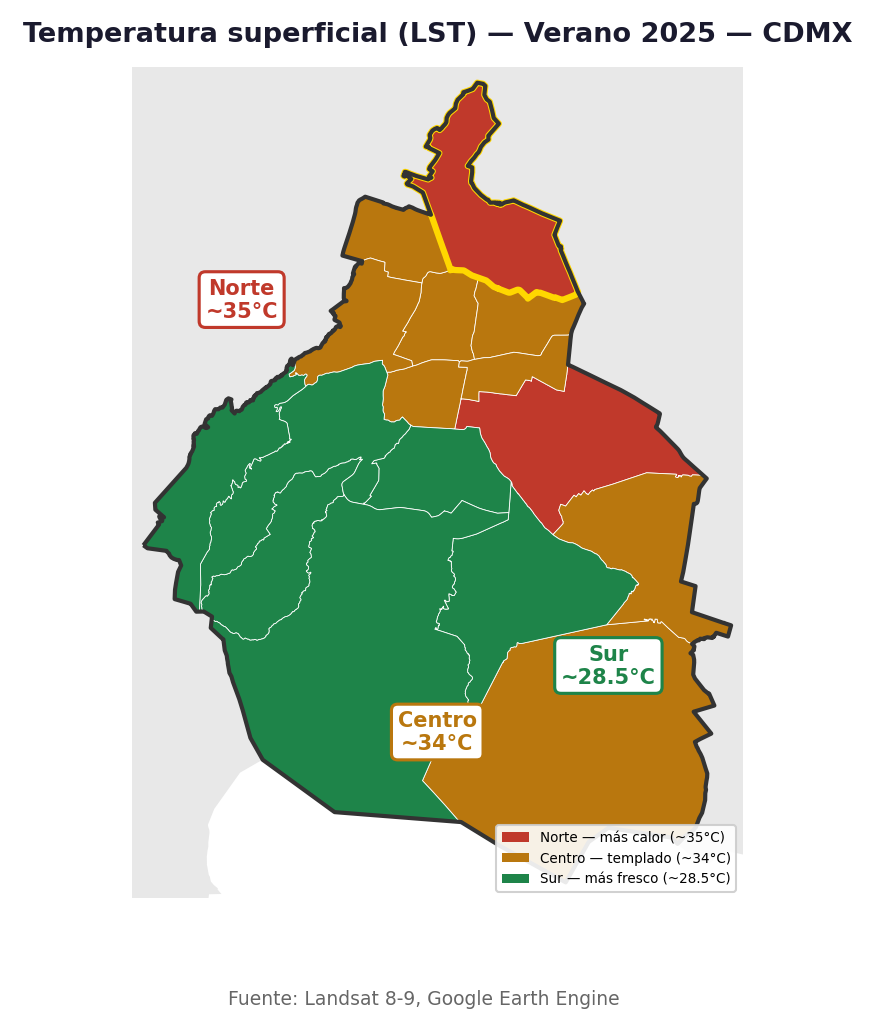
#> input picture outputs/mapas/cdmx/lst_cdmx.png, 874 x 1031 px
$ jupyter execute --allow-errors 05_marginacion.ipynb
#> lines starting #> are read from the running program, lines starting #| are printed output that depends on the picture
# 🧭 Where You Live Determines Your Heat Exposure

**The spatial pattern of marginalization — and what it tells us about who bears the urban heat burden**

*Notebook 5 of 8 · Project: Dos Méxicos Bajo el Mismo Sol*
*Author: Nelly Itzel Rodríguez Ortiz · Last updated: June 2026*

The north of the metro area is up to 8°C hotter than the south. We mapped that in Notebook 01. But the temperature gap isn't an accident of geography — it follows the same lines as social marginalization.

## 🗂️ Where the data comes from

| Source | What we get | Period |
|---|---|---|
| **CONAPO** | Índice de Marginación (IM_2020) by AGEB | 2020 |
| **Landsat 8 / 9** (NASA–USGS) | Land Surface Temperature (LST) | Summer 2025 |
| **INEGI Marco Geoestadístico** | ZMVM boundaries (16 CDMX + 60+ EdoMex municipios) | 2020 |

All preprocessing — CONAPO index aggregation, satellite compositing, boundary clipping — is handled by the `src/` package and stored in the processed CSV.

## 📊 What Is the Marginalization Index?

The **Índice de Marginación (IM_2020)** is a composite measure developed by CONAPO (Consejo Nacional de Población) that captures structural disadvantage at the household level across **nine socioeconomic indicators**:

| Dimension | Indicators |
|-----------|------------|
| **Education** | Population 15+ without primary education, population 15+ illiterate |
| **Housing quality** | Homes with dirt floors, without running water, without drainage, without electricity |
| **Space** | Overcrowding (>2.5 occupants per room) |
| **Goods** | Households without refrigerator, without washing machine |

The result is a continuous index (IM_2020) and a categorical grade (GM_2020) ranging from **Muy bajo** (very low) to **Muy alto** (very high).

> 🔑 **Why does this matter for urban heat?** Marginalization predicts housing quality, tree canopy cover, pavement ratio, and access to cooling infrastructure — all of which directly affect how hot a neighborhood feels.

In this notebook we explore the spatial overlap between marginalization and surface temperature across the ZMVM, focusing on **CDMX + the northern EdoMex corridor** where the temperature gap is most extreme.

## ⚙️ Setup and data loading

[cell 1]
import sys
from pathlib import Path
sys.path.insert(0, str(Path.cwd().parent))

import warnings
warnings.filterwarnings("ignore")

import pandas as pd
import numpy as np
import matplotlib.pyplot as plt
import matplotlib.image as mpimg
from matplotlib import cm
from scipy import stats
import geopandas as gpd

PROJECT_ROOT = Path.cwd().parent

#> (the rest of this cell did not finish here and is left out)

### Aggregating by municipio

The marginalization index is available at the AGEB level, but the temperature data from CONAPO's own classification is a categorical range per AGEB. To get a continuous temperature proxy we parse the midpoint of each range and average by municipio.

[cell 2]
def temp_midpoint(s):
    if pd.isna(s):
        return np.nan
    try:
        parts = str(s).split(" a ")
        return (float(parts[0]) + float(parts[1])) / 2
    except (ValueError, IndexError):
        return np.nan

#> (the rest of this cell did not finish here and is left out)

---
## 🗺️ Mapping marginalization across the ZMVM

The existing marginalization map was produced using the full CONAPO index at the AGEB level. The hottest municipalities (north and east) glow in dark red — they are also the most marginalized.

[cell 3]
import geopandas as gpd
# Load shapefiles and create a combined CDMX + incidencia marginalization map
#> (the rest of this cell did not finish here and is left out)

> 🔍 **The hottest municipalities are also the most marginalized.** The dark-red (hottest) band across the northern and eastern ZMVM — Ecatepec, Nezahualcóyotl, Iztapalapa — corresponds to the highest marginalization scores. The southern green corridor — Coyoacán, Tlalpan, La Magdalena Contreras — sits at the lowest end of both scales.

---
## 📊 Marginalization vs Surface Temperature

If marginalization and heat are truly linked, we should see a clear positive correlation at the municipio level. Each point below represents one municipio; size reflects population.

[cell 4]
fig, ax = plt.subplots(figsize=(10, 7))

#> (the rest of this cell did not finish here and is left out)

> 🔑 **Higher marginalization correlates with higher surface temperatures.** The relationship is statistically significant (p < 0.001) across the metro area. Each point is colored by its marginalization level (dark blue = most marginalized, dark red = least marginalized, matching the map above). The hottest municipios are also the most marginalized.

---
## 📦 Marginalization by Geographic Zone

The spatial divide becomes even clearer when we group municipios into three zones that correspond to the north-south gradient we observed in Notebooks 01–04.

#> (a cell that did not finish here is left out)

> 🔑 **The hottest urban clusters are also the most marginalized.** When we group municipios by their actual LST and green area (not geography), the pattern becomes clear: the "Hot zone" — dense, paved, low green cover — has consistently higher marginalization than the "Cool zone" — the green, tree-covered south. The mixed zone sits in between.

---
## 🖼️ Two lenses, same city

The side-by-side comparison below drives the point home: the north-south gap in surface temperature (LST) mirrors the marginalization gap almost perfectly.

[cell 6]
fig, (ax1, ax2) = plt.subplots(1, 2, figsize=(16, 8))

lst_img = mpimg.imread(
    PROJECT_ROOT / "outputs" / "mapas" / "cdmx" / "lst_cdmx.png"
)
#> lst_img is the input picture: shape (1031, 874, 4) float32; mean R, G, B, A 0.81, 0.818, 0.743, 1
mar_img = mpimg.imread(
    PROJECT_ROOT / "outputs" / "mapas" / "cdmx" / "marginacion_cdmx.png"
)
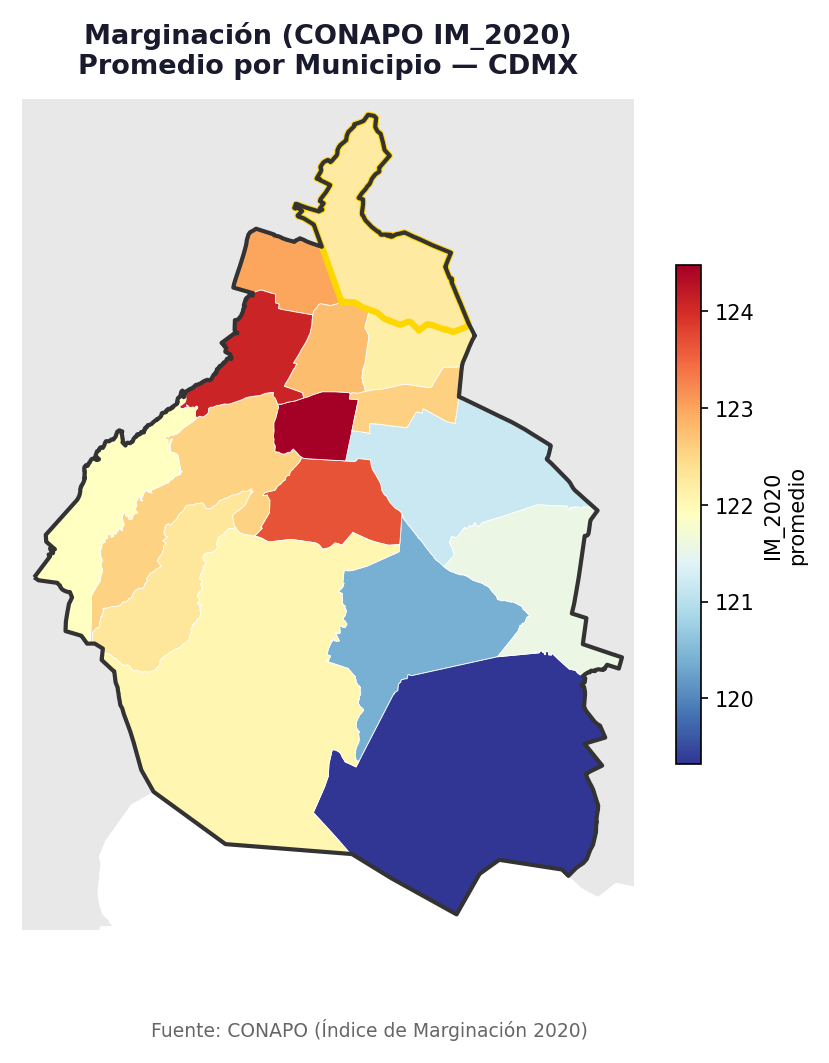
#> input picture outputs/mapas/cdmx/marginacion_cdmx.png, 829 x 1063 px
#> mar_img is the input picture: shape (1063, 829, 4) float32; mean R, G, B, A 0.884, 0.862, 0.844, 1

ax1.imshow(lst_img)
ax1.axis("off")

ax2.imshow(mar_img)
ax2.axis("off")

plt.tight_layout()
plt.show()
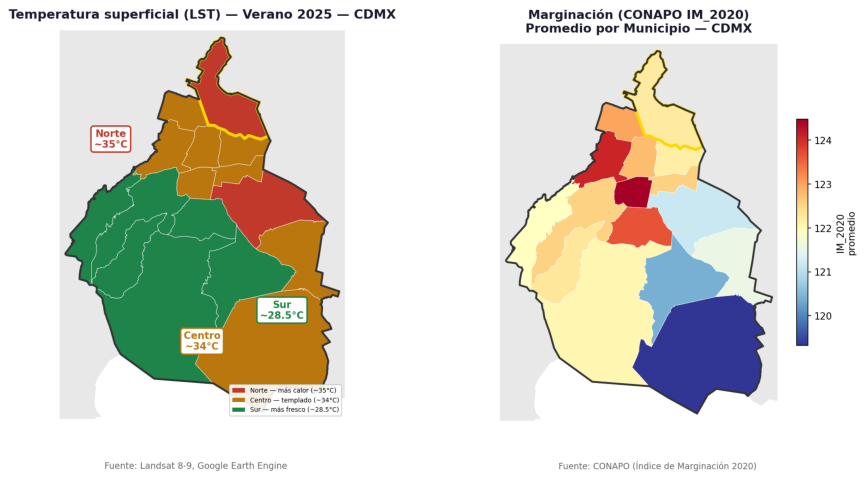
#> figure drawn by matplotlib, 2 panels
